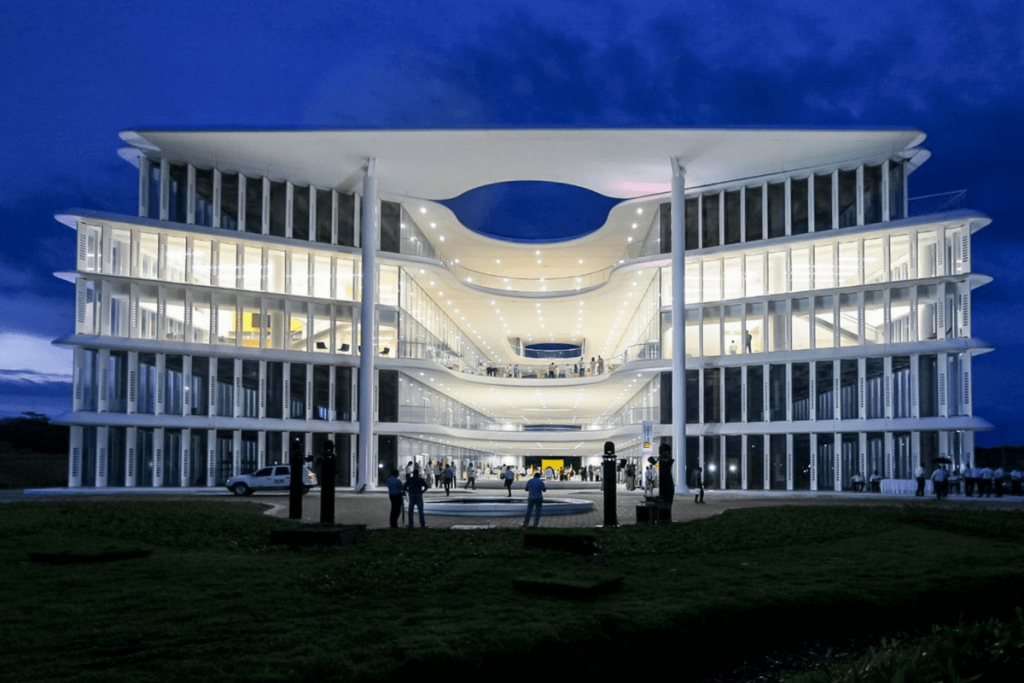
#> input picture Semana 5/Taller Laboratorio 2/sede-caribe-uniandes.png, 1024 x 683 px
$ jupyter execute 'S5LC2 Taller-Lab2.ipynb'
#> lines starting #> are read from the running program, lines starting #| are printed output that depends on the picture
# Introducción a Redes Convolucionales

## Experimentando con Padding y Strides

### Propósito

En redes neuronales convolucionales se requiere el uso de algunos filtros para facilitar la detección de bordes. Uno de estos métodos es el _padding,_ el cual se refiere a la inclusión de pixeles vacíos alrededor de los bordes de una imagen con el fin de conservar su tamaño original cuando se aplica un filtro convolucional. Por otra parte, los _strides_ hacen referencia al incremento del tamaño del paso en el cual permitimos deslizar un filtro en una imagen.

En este notebook revisaremos el funcionamiento de estos procesos en detalle y los implementaremos para procesar una imagen y evidenciar sus efectos.

### Instrucciones generales

1. Cuando se le solicite declarar una estructura de datos debe usar el nombre exigido.

2. Utilice estrictamente los tipos de datos y nombres de variable indicadas en los enunciados de los ejercicios.

3. Evite crear, eliminar o modificar celdas de este notebook (salvo lo que se le indique) pues puede afectar el proceso de calificación automático.

### Introducción

La operación de convolución presenta un fenómeno de reducción de dimensiones que puede llegar a ser problemático cuando se realizan varias operaciones consecutivas. Revisemos el siguiente ejemplo:

Nótese que solo hay 16 pasos posibles para que el filtro alcance el final de la imagen tanto de manera vertical como horizontal. Lo anterior lleva a que la imagen de salida sea de dimensiones $4\times 4$. La fórmula que utilizamos para calcular el "encogimiento" de la imagen de dimensión $(m\times m)$ teniendo un kernel de tamaño $(f\times f)$ corresponde a:
\begin{equation*}
(m\times m) * (f\times f) = (m-f+1)*(m-f+1) \end{equation*}

Este fenómeno tiene la consecuencia de que si se ejecutan operaciones de convolución consecutivamente, la imagen final puede ser extremadamente pequeña. Este problema de pérdida de información se debe a que no se puede deslizar el filtro por los pixeles del borde y, por lo tanto, no se pueden hacer las convoluciones de forma completa. Es importante tener en cuenta que esta reducción de dimensiones se pronuncia cuando tenemos filtros de mayor dimensión.

### Padding

Una forma de solucionar el problema de encogimiento enunciado anteriormente consiste en rellenar nuestra imagen con pixeles vacíos (con valor 0) alrededor de los bordes. Esta técnica se conoce como _padding_.

Si aplicamos la convolución con el mismo filtro, esta vez se lograrán hacer 32 pasos y se obtendrá una imagen $6\times 6$, del mismo tamaño de la imagen original.

Para lograr aplicar el _padding_ apropiadamente, es necesario añadir suficientes pixeles en los bordes tal que la imagen resultante tenga las mismas dimensiones que la entrada de imagen en la operación de convolución. El número de píxeles a agregar en cada borde $p$ depende del tamaño del filtro $f$ y se puede calcular con la siguiente ecuación si la dimensión es impar:
\begin{equation} p = \frac{f-1}{2} \end{equation}

Dado que las dimensiones comunes de filtros son de $3\times 3$, $5\times 5$ y $7\times 7$, esta ecuación suele ser suficiente para aplicar la técnica satisfactoriamente.

### Strides

Este concepto se refiere al tamaño del paso que se da cuando se desliza el filtro convolucional a través de la imagen de entrada. Por defecto, el paso (_stride_) es de 1 pixel hacia la derecha o hacia abajo. Con un _stride_ de 2, delizaríamos el filtro dos pixeles en cada uno de los pasos.

Al deslizar el filtro más rapido, el proceso se terminará más rápido y por tanto el tamaño de la salida será más pequeño teniendo en cuenta que este depende del número de pasos. Por ejemplo, si deslizamos un filtro de $3\times 3$ en una imagen de $7\times 7$, podemos solo dar dos pasos hasta que se alcance el final de la imagen asumiendo un stride de 2. Por lo anterior, en total hubo 3 pasos en el proceso y por tanto se tendría una salida de $3\times 3$. El resultado de esta convolución también nos permite detectar el borde pero en menos pasos gracias al stride aplicado:

Podemos calcular el tamaño de la salida dependiento de la dimensión del kernel $f$, la dimensión original de la imagen $n$ y el stride $s$:
\begin{equation*} output= \frac{n-f}{s} + 1 \end{equation*}

La justificación del uso de los _strides_ es que, si bien a menor tamaño de paso, más información va a ser capturada en la salida, también se tendrá más información redundante dado que va a haber sobrelapamiento en los filtros aplicados a la imagen original. Por ejemplo, cuando aplicamos un filtro $3\times 3$ que se mueve con stride de 1, un kernel va a compartir 2/3 de sus pixeles de entrada con el kernel adyacente:

Por otro lado, si se incrementa el tamaño del paso, pocos parámetros se compartirían entre filtros y la salida será de menor dimensión, lo que lleva a tener en cuenta menor detalle. Adicionalmente, es importante considerar que entre más operaciones de filtrado se realicen, mayor poder computacional se necesita. Si nuestra red neuronal solo requiere entendimiento de mayor nivel, se puede utilizar un stride más grande.

## Implementación
### Librerías a importar

A continuación se muestran los comandos a ejecutar para poder implementar los procedimientos de este notebook:

[cell 1]
import numpy as np
import cv2
from matplotlib import pyplot as plt

### Carga de la imagen
Utilizamos la librería _cv2_ para cargar, visualizar y transformar una imagen a escala de grises.

[cell 2]
img=cv2.imread("sede-caribe-uniandes.png")
#> img is the input picture: shape (683, 1024, 3); mean B, G, R 106, 80.2, 66
imgTest = cv2.cvtColor(img, cv2.COLOR_BGR2GRAY)
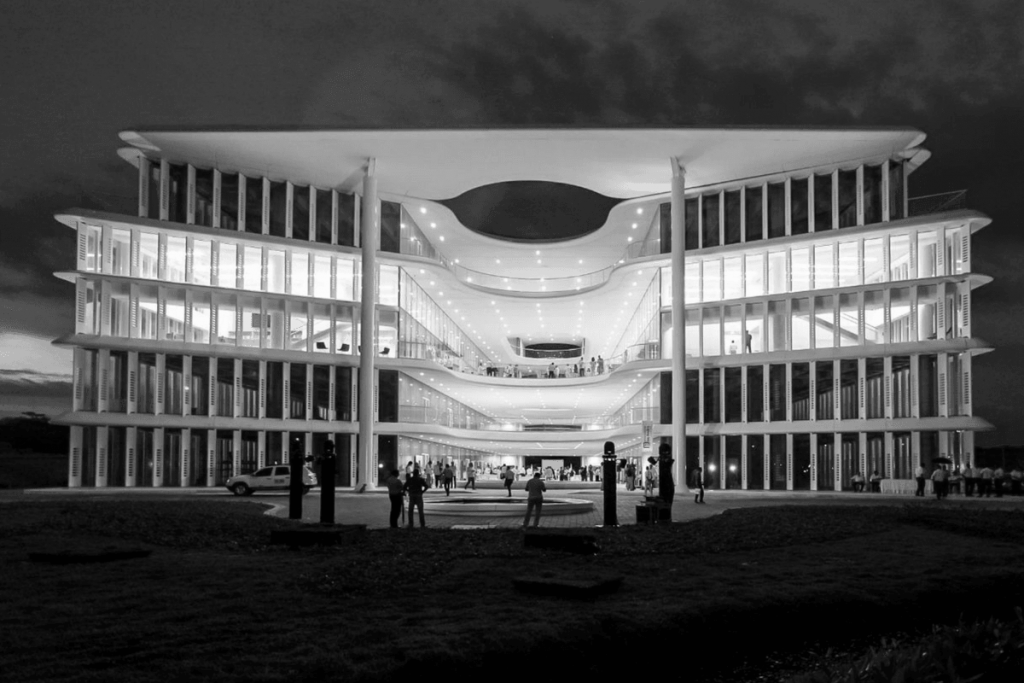
#> imgTest: shape (683, 1024); min 1, max 252, mean 78.9

plt.figure(dpi=150)
#Para mostrar la imagen correctamente utilizando matplotlib, se deben reorganizar los canales de OpenCV de BGR a RGB.
plt.imshow(cv2.cvtColor(imgTest, cv2.COLOR_BGR2RGB))
plt.show()

### Convolución usando padding

En primer lugar, se inicializarán los parámetros de entrada: la imagen a analizar, el kernel a aplicar y el nivel de padding deseado. Entonces, vamos a definir un kernel y un valor de padding $pd$:

[cell 3]
image = imgTest
kernel = np.array([[-1, -1, -1],
                   [-1, 8, -1],
                   [-1, -1, -1]])
pd = 2

Ahora, necesitamos hacer el cómputo de las dimensiones de la matríz de la salida. Si consideramos padding, se sigue esta fórmula:
$$n_{out}=n_{in}+2pd-k+1$$

Donde $n_{out}$ es la dimensión de salida, $n_{in}$ la de entrada, $p$ el nivel de padding y $k$ es la dimensión del kernel. Lo anterior debe ser implementado en cada dimensión con el objetivo de crear la matriz de salida con el resultado de la convolución:

[cell 4]
KernelDim_x = kernel.shape[0]
KernelDim_y = kernel.shape[1]
ImgDim_x = image.shape[0]
#> ImgDim_x = 683
ImgDim_y = image.shape[1]
#> ImgDim_y = 1024
Output_x = int(ImgDim_x + 2*pd - KernelDim_x + 1)
#> Output_x = 685
Output_y = int(ImgDim_y + 2*pd - KernelDim_y + 1)
#> Output_y = 1026
output = np.zeros((Output_x, Output_y))

Ahora, vamos a implementar el padding sobre la imagen original. Para efectos de este laboratorio haremos un padding par, es decir, que se van a agregar el mismo número de filas a cada uno de los bordes. En este caso, es posible usar la función `Pad` de `NumPy` para crear los bordes de la matriz:

[cell 5]
def padding(image, pd):
#> called with pd = 2
    padd=np.pad(image, pad_width=pd)
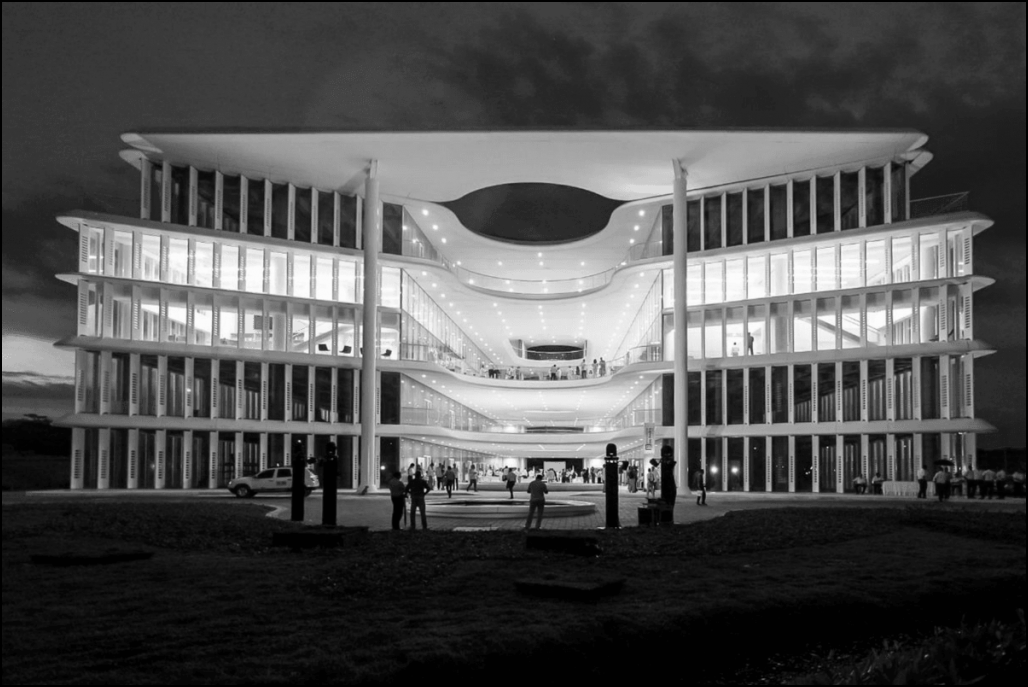
#> padd: shape (687, 1028); min 0, max 252, mean 78.2
    return (padd)
imagePadded = padding(image,pd)

Ahora vamos a continuar con la convolución de la imagen. En primer lugar, vamos a iterar sobre los pixeles a nivel vertical con un criterio de parada que detenga el ciclo una vez el kernel alcance la parte inferior de la imagen. Luego, se tiene un ciclo que itera sobre cada elemento en x, por lo que aquí tambien vamos a incluir un criterio de parada para cuando estemos llegando al borde derecho de la imagen y se reinicie el proceso de convolución.

Finalmente, vamos a incluir la operación de convolución que multiplica el filtro por los pixeles de la imagen en cada uno de los desplazamientos, hace la suma de estos productos y los guarda en la matriz de salida.

[cell 6]
#Se itera en cada pixel de la dirección "y"
for y in range(imagePadded.shape[1]):
    #Se revisa si el kernel aplicado sobre a fila "y" no está por fuera de la imagen.
    #Si lo está, termina el ciclo para "y".
    if y > imagePadded.shape[1] - KernelDim_y:
        break
    #Se itera en cada pixel de la dirección "x"
    for x in range(imagePadded.shape[0]):
        #Se revisa si el kernel aplicado sobre la columna "x" no está por fuera de la imagen.
        #Si lo está, termina el ciclo.
        if x > imagePadded.shape[0] - KernelDim_x:
            break
        #Se aplica el producto de Hadamard y se suman los elementos de la matriz resultante.
        try:
            output[x, y] = (kernel * imagePadded[x: x + KernelDim_x, y: y + KernelDim_y]).sum()
        except:
            break
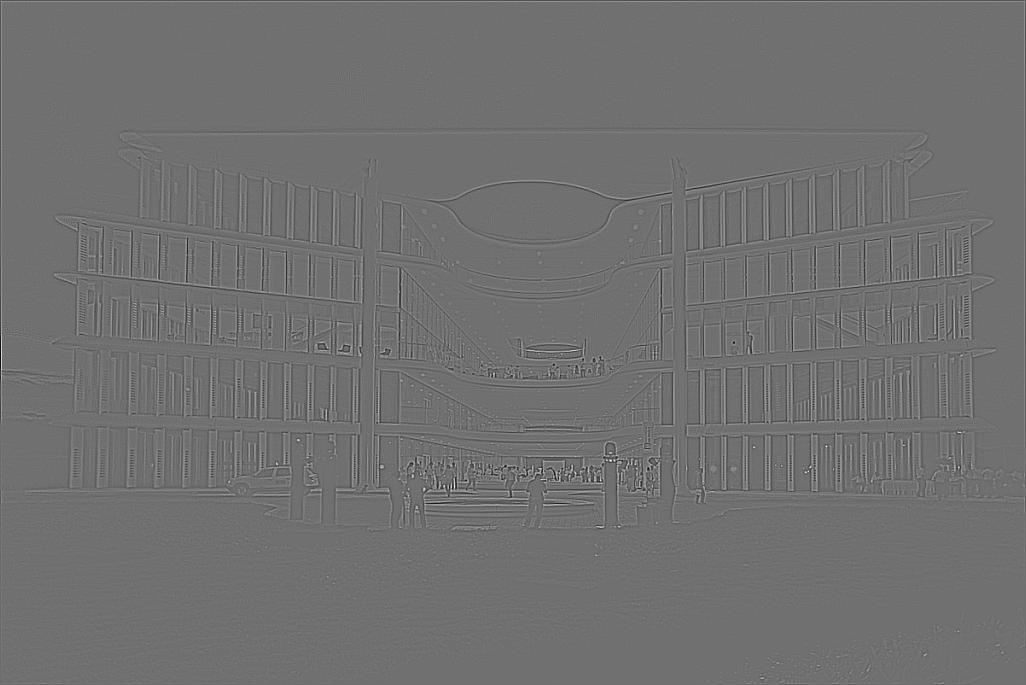
#> output: shape (685, 1026) float64; min -649, max 823, mean 0; drawn with min black and max white

Podemos entonces ver la imagen de salida, así:

[cell 7]
plt.figure(dpi=200)
#Se debe reescalar el resultado de Sobel a una imagen en entero que varía de 0 a 255.
convert_back = cv2.convertScaleAbs(output, alpha=255/output.max())
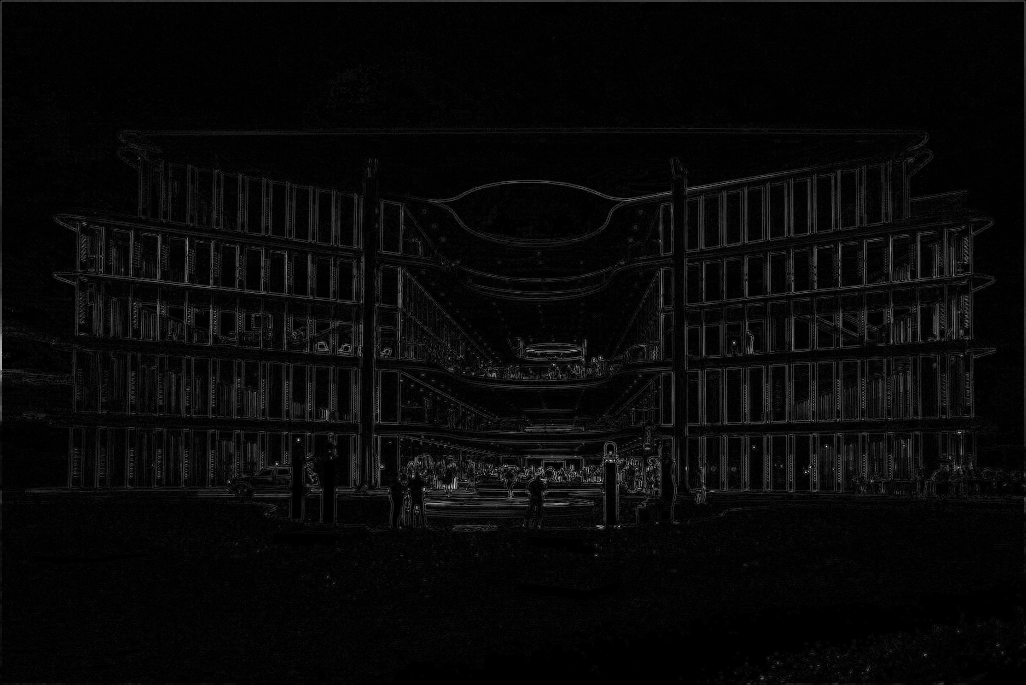
#> convert_back: shape (685, 1026); min 0, max 255, mean 8.1
#Para mostrar la imagen correctamente utilizando matplotlib, se deben reorganizar los canales de OpenCV de BGR a RGB.
plt.imshow(cv2.cvtColor(convert_back, cv2.COLOR_BGR2RGB))
plt.show()

### Actividad individual: Convolución incluyendo padding y strides.

Ahora, desarrolle una función que reciba la imagen, el kernel, el nivel de padding y, además, el nivel de stride. Para incluir los strides hay que tener en cuenta varios aspectos:
*   Las dimensiones de la imagen de salida `output` dependen del nivel de strides $s$ como indica la siguiente fórmula:
$$n_{out}=\Biggl[\frac{n_{in}+2p-k}{s}\Biggr]+1$$
*   Debe agregar un condicional para cada dirección donde se garantice que la convolución se realiza según el tamaño de paso indicado por los strides. _Pista:_ Aproveche la operación módulo `a%b`, el cual le retorna el residuo de la división de a entre b (devuelve 0 cuando a es múltiplo de b, de lo contrario da un entero).
*   Debido al funcionamiento de la técnica _stride_, no se realiza convolución por cada pixel y la dimensión de la imagen de salida se reduce, por lo que debe garantizar que las operaciones se realizan según el tamaño de paso. _Pista:_ Puede utilizar un contador para cada dirección que se vaya actualizando cada vez que se valide la condición del inciso anterior. El valor de este contador sería el índice del pixel de la imagen de salida `output`. Tenga en cuenta que, si aplica un nivel de stride de 2, la imagen de salida se encoge a la misma razón para ambas direcciones.

[cell 8]
def convolve2D(image, kernel, pd=0, strides=1):
#> called with kernel = array of shape (3, 3), pd = 2, strides = 2
    KernelDim_x = kernel.shape[0]
    KernelDim_y = kernel.shape[1]
    ImgDim_x = image.shape[0]
#> ImgDim_x = 683
    ImgDim_y = image.shape[1]
#> ImgDim_y = 1024

    imagePadded = padding(image,pd)

    Output_x = ((ImgDim_x + 2*pd - KernelDim_x) // strides )+ 1
#> Output_x = 343
    Output_y = ((ImgDim_y + 2*pd - KernelDim_y) // strides)+ 1
#> Output_y = 513

    output = np.zeros((Output_x, Output_y))

    for j in range(Output_y):
        for i in range(Output_x):
            x=i*strides
            y=j*strides
            output[i, j] = (kernel * imagePadded[x: x + KernelDim_x, y: y + KernelDim_y]).sum()
#> output: shape (343, 513) float64
    return output

[cell 9]
# Tests
kernel = np.array([[-1, -1, -1],
                   [-1, 8, -1],
                   [-1, -1, -1]])
image = imgTest
pd=2
strides=2
convol = convolve2D(image,kernel,pd,strides)

plt.figure(dpi=100)
#Se debe reescalar el resultado de Sobel a una imagen en entero que varía de 0 a 255.
convert_back = cv2.convertScaleAbs(convol, alpha=255/convol.max())
#> convert_back: shape (343, 513)
#Para mostrar la imagen correctamente utilizando matplotlib, se deben reorganizar los canales de OpenCV de BGR a RGB.
plt.imshow(cv2.cvtColor(convert_back, cv2.COLOR_BGR2RGB))
plt.show()

assert round(np.linalg.norm(convol),1) == round(21426.07500220234,1)
